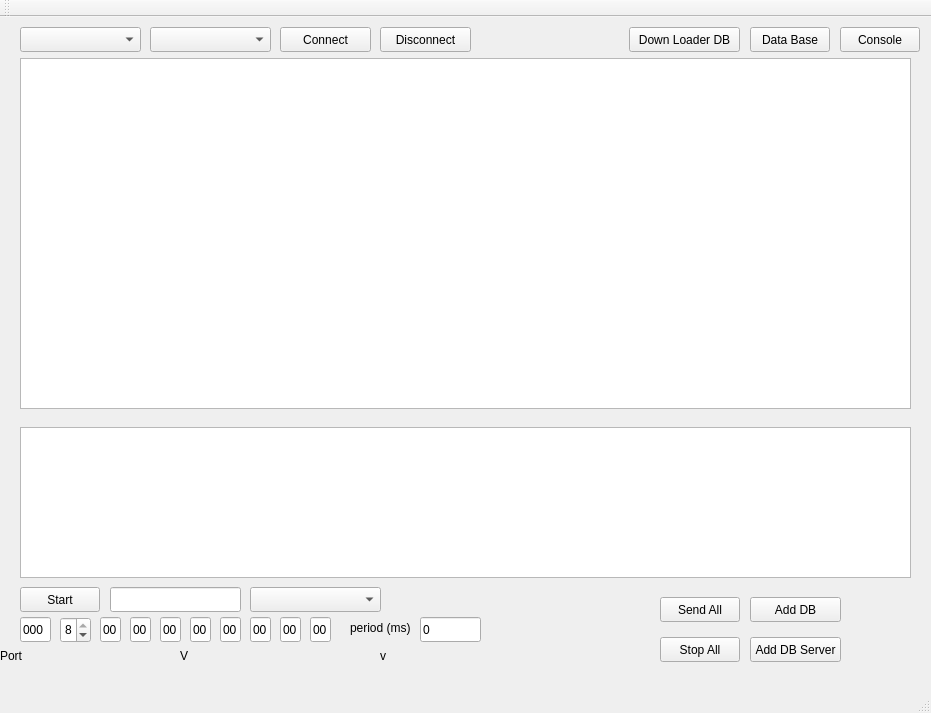
<?xml version="1.0" encoding="UTF-8"?>
<ui version="4.0">
 <class>MainWindow</class>
 <widget class="QMainWindow" name="MainWindow">
  <property name="geometry">
   <rect>
    <x>0</x>
    <y>0</y>
    <width>931</width>
    <height>713</height>
   </rect>
  </property>
  <property name="windowTitle">
   <string>Can Monitor</string>
  </property>
  <property name="windowIcon">
   <iconset>
    <normaloff>img/ico.png</normaloff>img/ico.png</iconset>
  </property>
  <widget class="QWidget" name="centralWidget">
   <widget class="QComboBox" name="comboBoxPort">
    <property name="geometry">
     <rect>
      <x>20</x>
      <y>10</y>
      <width>121</width>
      <height>25</height>
     </rect>
    </property>
   </widget>
   <widget class="QPushButton" name="btConnect">
    <property name="geometry">
     <rect>
      <x>280</x>
      <y>10</y>
      <width>91</width>
      <height>25</height>
     </rect>
    </property>
    <property name="text">
     <string>Connect</string>
    </property>
   </widget>
   <widget class="QComboBox" name="comboBoxSpeed">
    <property name="geometry">
     <rect>
      <x>150</x>
      <y>10</y>
      <width>121</width>
      <height>25</height>
     </rect>
    </property>
   </widget>
   <widget class="QPushButton" name="btStart">
    <property name="geometry">
     <rect>
      <x>20</x>
      <y>570</y>
      <width>80</width>
      <height>25</height>
     </rect>
    </property>
    <property name="text">
     <string>Start</string>
    </property>
   </widget>
   <widget class="QLabel" name="labelV">
    <property name="geometry">
     <rect>
      <x>180</x>
      <y>630</y>
      <width>171</width>
      <height>17</height>
     </rect>
    </property>
    <property name="text">
     <string>V</string>
    </property>
   </widget>
   <widget class="QLineEdit" name="lineEditMask">
    <property name="geometry">
     <rect>
      <x>110</x>
      <y>570</y>
      <width>131</width>
      <height>25</height>
     </rect>
    </property>
   </widget>
   <widget class="QComboBox" name="comboBoxSpeedCan">
    <property name="geometry">
     <rect>
      <x>250</x>
      <y>570</y>
      <width>131</width>
      <height>25</height>
     </rect>
    </property>
   </widget>
   <widget class="QLineEdit" name="lineEditID">
    <property name="geometry">
     <rect>
      <x>20</x>
      <y>600</y>
      <width>31</width>
      <height>25</height>
     </rect>
    </property>
    <property name="inputMethodHints">
     <set>Qt::ImhNone</set>
    </property>
    <property name="text">
     <string>000</string>
    </property>
    <property name="maxLength">
     <number>3</number>
    </property>
   </widget>
   <widget class="QLineEdit" name="lineEditH1">
    <property name="geometry">
     <rect>
      <x>100</x>
      <y>600</y>
      <width>21</width>
      <height>25</height>
     </rect>
    </property>
    <property name="text">
     <string>00</string>
    </property>
    <property name="maxLength">
     <number>2</number>
    </property>
   </widget>
   <widget class="QLineEdit" name="lineEditH2">
    <property name="geometry">
     <rect>
      <x>130</x>
      <y>600</y>
      <width>21</width>
      <height>25</height>
     </rect>
    </property>
    <property name="text">
     <string>00</string>
    </property>
    <property name="maxLength">
     <number>2</number>
    </property>
   </widget>
   <widget class="QLineEdit" name="lineEditH3">
    <property name="geometry">
     <rect>
      <x>160</x>
      <y>600</y>
      <width>21</width>
      <height>25</height>
     </rect>
    </property>
    <property name="text">
     <string>00</string>
    </property>
    <property name="maxLength">
     <number>2</number>
    </property>
   </widget>
   <widget class="QLineEdit" name="lineEditH4">
    <property name="geometry">
     <rect>
      <x>190</x>
      <y>600</y>
      <width>21</width>
      <height>25</height>
     </rect>
    </property>
    <property name="text">
     <string>00</string>
    </property>
    <property name="maxLength">
     <number>2</number>
    </property>
   </widget>
   <widget class="QLineEdit" name="lineEditH5">
    <property name="geometry">
     <rect>
      <x>220</x>
      <y>600</y>
      <width>21</width>
      <height>25</height>
     </rect>
    </property>
    <property name="text">
     <string>00</string>
    </property>
    <property name="maxLength">
     <number>2</number>
    </property>
   </widget>
   <widget class="QLineEdit" name="lineEditH6">
    <property name="geometry">
     <rect>
      <x>250</x>
      <y>600</y>
      <width>21</width>
      <height>25</height>
     </rect>
    </property>
    <property name="text">
     <string>00</string>
    </property>
    <property name="maxLength">
     <number>2</number>
    </property>
   </widget>
   <widget class="QLineEdit" name="lineEditH7">
    <property name="geometry">
     <rect>
      <x>280</x>
      <y>600</y>
      <width>21</width>
      <height>25</height>
     </rect>
    </property>
    <property name="text">
     <string>00</string>
    </property>
    <property name="maxLength">
     <number>2</number>
    </property>
   </widget>
   <widget class="QLineEdit" name="lineEditH8">
    <property name="geometry">
     <rect>
      <x>310</x>
      <y>600</y>
      <width>21</width>
      <height>25</height>
     </rect>
    </property>
    <property name="text">
     <string>00</string>
    </property>
    <property name="maxLength">
     <number>2</number>
    </property>
   </widget>
   <widget class="QLineEdit" name="lineEditPeriod">
    <property name="geometry">
     <rect>
      <x>420</x>
      <y>600</y>
      <width>61</width>
      <height>25</height>
     </rect>
    </property>
    <property name="inputMethodHints">
     <set>Qt::ImhNone</set>
    </property>
    <property name="text">
     <string>0</string>
    </property>
   </widget>
   <widget class="QPushButton" name="btDisconnect">
    <property name="geometry">
     <rect>
      <x>380</x>
      <y>10</y>
      <width>91</width>
      <height>25</height>
     </rect>
    </property>
    <property name="text">
     <string>Disconnect</string>
    </property>
   </widget>
   <widget class="QPushButton" name="btSendAllCan">
    <property name="geometry">
     <rect>
      <x>660</x>
      <y>580</y>
      <width>80</width>
      <height>25</height>
     </rect>
    </property>
    <property name="text">
     <string>Send All</string>
    </property>
   </widget>
   <widget class="QPushButton" name="btStopAllCan">
    <property name="geometry">
     <rect>
      <x>660</x>
      <y>620</y>
      <width>80</width>
      <height>25</height>
     </rect>
    </property>
    <property name="text">
     <string>Stop All</string>
    </property>
   </widget>
   <widget class="QTableWidget" name="tableWidget">
    <property name="geometry">
     <rect>
      <x>20</x>
      <y>41</y>
      <width>891</width>
      <height>351</height>
     </rect>
    </property>
    <property name="autoFillBackground">
     <bool>true</bool>
    </property>
   </widget>
   <widget class="QPushButton" name="btConsole">
    <property name="geometry">
     <rect>
      <x>840</x>
      <y>10</y>
      <width>80</width>
      <height>25</height>
     </rect>
    </property>
    <property name="text">
     <string>Console</string>
    </property>
   </widget>
   <widget class="QLabel" name="labelPort">
    <property name="geometry">
     <rect>
      <x>0</x>
      <y>630</y>
      <width>171</width>
      <height>17</height>
     </rect>
    </property>
    <property name="text">
     <string>Port</string>
    </property>
   </widget>
   <widget class="QLabel" name="labelv">
    <property name="geometry">
     <rect>
      <x>380</x>
      <y>630</y>
      <width>131</width>
      <height>17</height>
     </rect>
    </property>
    <property name="text">
     <string>v</string>
    </property>
   </widget>
   <widget class="QTableWidget" name="tableWidgetTrn">
    <property name="geometry">
     <rect>
      <x>20</x>
      <y>410</y>
      <width>891</width>
      <height>151</height>
     </rect>
    </property>
   </widget>
   <widget class="QSpinBox" name="spinBox">
    <property name="geometry">
     <rect>
      <x>60</x>
      <y>600</y>
      <width>31</width>
      <height>26</height>
     </rect>
    </property>
    <property name="mouseTracking">
     <bool>false</bool>
    </property>
    <property name="inputMethodHints">
     <set>Qt::ImhDigitsOnly</set>
    </property>
    <property name="maximum">
     <number>8</number>
    </property>
    <property name="value">
     <number>8</number>
    </property>
   </widget>
   <widget class="QLabel" name="label">
    <property name="geometry">
     <rect>
      <x>350</x>
      <y>601</y>
      <width>71</width>
      <height>20</height>
     </rect>
    </property>
    <property name="text">
     <string>period (ms)</string>
    </property>
   </widget>
   <widget class="QPushButton" name="btDB">
    <property name="geometry">
     <rect>
      <x>750</x>
      <y>10</y>
      <width>80</width>
      <height>25</height>
     </rect>
    </property>
    <property name="text">
     <string>Data Base</string>
    </property>
   </widget>
   <widget class="QPushButton" name="btDownLoader">
    <property name="geometry">
     <rect>
      <x>629</x>
      <y>10</y>
      <width>111</width>
      <height>25</height>
     </rect>
    </property>
    <property name="text">
     <string>Down Loader DB</string>
    </property>
   </widget>
   <widget class="QPushButton" name="btAddDB">
    <property name="geometry">
     <rect>
      <x>750</x>
      <y>580</y>
      <width>91</width>
      <height>25</height>
     </rect>
    </property>
    <property name="text">
     <string>Add DB</string>
    </property>
   </widget>
   <widget class="QPushButton" name="AddDBServer">
    <property name="geometry">
     <rect>
      <x>750</x>
      <y>620</y>
      <width>91</width>
      <height>25</height>
     </rect>
    </property>
    <property name="text">
     <string>Add DB Server</string>
    </property>
   </widget>
  </widget>
  <widget class="QMenuBar" name="menuBar">
   <property name="geometry">
    <rect>
     <x>0</x>
     <y>0</y>
     <width>931</width>
     <height>22</height>
    </rect>
   </property>
  </widget>
  <widget class="QToolBar" name="mainToolBar">
   <attribute name="toolBarArea">
    <enum>TopToolBarArea</enum>
   </attribute>
   <attribute name="toolBarBreak">
    <bool>false</bool>
   </attribute>
  </widget>
  <widget class="QStatusBar" name="statusBar"/>
 </widget>
 <layoutdefault spacing="6" margin="11"/>
 <resources/>
 <connections/>
</ui>
